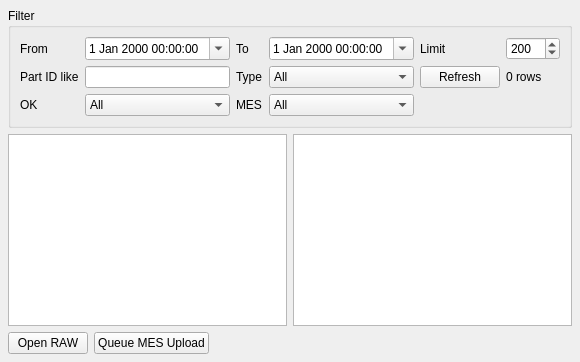
<?xml version="1.0" encoding="UTF-8"?>
<ui version="4.0">
 <class>DataWidget</class>
 <widget class="QWidget" name="DataWidget">
  <property name="windowTitle">
   <string>Data</string>
  </property>
  <layout class="QVBoxLayout" name="verticalLayout">
   <property name="leftMargin">
    <number>8</number>
   </property>
   <property name="topMargin">
    <number>8</number>
   </property>
   <property name="rightMargin">
    <number>8</number>
   </property>
   <property name="bottomMargin">
    <number>8</number>
   </property>
   <item>
    <widget class="QGroupBox" name="groupFilter">
     <property name="title">
      <string>Filter</string>
     </property>
     <layout class="QGridLayout" name="gridLayout">
      <item row="0" column="0">
       <widget class="QLabel" name="labelFrom">
        <property name="text">
         <string>From</string>
        </property>
       </widget>
      </item>
      <item row="0" column="1">
       <widget class="QDateTimeEdit" name="dateFrom">
        <property name="calendarPopup">
         <bool>true</bool>
        </property>
       </widget>
      </item>
      <item row="0" column="2">
       <widget class="QLabel" name="labelTo">
        <property name="text">
         <string>To</string>
        </property>
       </widget>
      </item>
      <item row="0" column="3">
       <widget class="QDateTimeEdit" name="dateTo">
        <property name="calendarPopup">
         <bool>true</bool>
        </property>
       </widget>
      </item>
      <item row="1" column="0">
       <widget class="QLabel" name="labelPartId">
        <property name="text">
         <string>Part ID like</string>
        </property>
       </widget>
      </item>
      <item row="1" column="1">
       <widget class="QLineEdit" name="editPartId"/>
      </item>
      <item row="1" column="2">
       <widget class="QLabel" name="labelType">
        <property name="text">
         <string>Type</string>
        </property>
       </widget>
      </item>
      <item row="1" column="3">
       <widget class="QComboBox" name="comboType">
        <item>
         <property name="text"><string>All</string></property>
         <property name="userData"><string/></property>
        </item>
        <item>
         <property name="text"><string>A</string></property>
         <property name="userData"><string>A</string></property>
        </item>
        <item>
         <property name="text"><string>B</string></property>
         <property name="userData"><string>B</string></property>
        </item>
       </widget>
      </item>
      <item row="2" column="0">
       <widget class="QLabel" name="labelOk">
        <property name="text">
         <string>OK</string>
        </property>
       </widget>
      </item>
      <item row="2" column="1">
       <widget class="QComboBox" name="comboOk">
        <item>
         <property name="text"><string>All</string></property>
         <property name="userData"><number>-1</number></property>
        </item>
        <item>
         <property name="text"><string>OK only</string></property>
         <property name="userData"><number>1</number></property>
        </item>
        <item>
         <property name="text"><string>NG only</string></property>
         <property name="userData"><number>0</number></property>
        </item>
       </widget>
      </item>
      <item row="2" column="2">
       <widget class="QLabel" name="labelMes">
        <property name="text">
         <string>MES</string>
        </property>
       </widget>
      </item>
      <item row="2" column="3">
       <widget class="QComboBox" name="comboMes">
        <item>
         <property name="text"><string>All</string></property>
         <property name="userData"><string/></property>
        </item>
        <item>
         <property name="text"><string>NOT_QUEUED</string></property>
         <property name="userData"><string>NOT_QUEUED</string></property>
        </item>
        <item>
         <property name="text"><string>PENDING</string></property>
         <property name="userData"><string>PENDING</string></property>
        </item>
        <item>
         <property name="text"><string>SENDING</string></property>
         <property name="userData"><string>SENDING</string></property>
        </item>
        <item>
         <property name="text"><string>SENT</string></property>
         <property name="userData"><string>SENT</string></property>
        </item>
        <item>
         <property name="text"><string>FAILED</string></property>
         <property name="userData"><string>FAILED</string></property>
        </item>
       </widget>
      </item>
      <item row="0" column="4">
       <widget class="QLabel" name="labelLimit">
        <property name="text">
         <string>Limit</string>
        </property>
       </widget>
      </item>
      <item row="0" column="5">
       <widget class="QSpinBox" name="spinLimit">
        <property name="minimum"><number>1</number></property>
        <property name="maximum"><number>5000</number></property>
        <property name="value"><number>200</number></property>
       </widget>
      </item>
      <item row="1" column="4">
       <widget class="QPushButton" name="btnRefresh">
        <property name="text"><string>Refresh</string></property>
       </widget>
      </item>
      <item row="1" column="5">
       <widget class="QLabel" name="lblCount">
        <property name="text"><string>0 rows</string></property>
       </widget>
      </item>
     </layout>
    </widget>
   </item>
   <item>
    <layout class="QHBoxLayout" name="mainLayout">
     <item>
      <widget class="QTableView" name="tableView"/>
     </item>
     <item>
      <widget class="QPlainTextEdit" name="textDetail">
       <property name="minimumWidth"><number>260</number></property>
       <property name="readOnly"><bool>true</bool></property>
      </widget>
     </item>
    </layout>
   </item>
   <item>
    <layout class="QHBoxLayout" name="bottomLayout">
     <item>
      <widget class="QPushButton" name="btnOpenRaw">
       <property name="text"><string>Open RAW</string></property>
      </widget>
     </item>
     <item>
      <widget class="QPushButton" name="btnQueueMes">
       <property name="text"><string>Queue MES Upload</string></property>
      </widget>
     </item>
     <item>
      <spacer name="horizontalSpacer">
       <property name="orientation"><enum>Qt::Horizontal</enum></property>
       <property name="sizeHint" stdset="0">
        <size><width>40</width><height>20</height></size>
       </property>
      </spacer>
     </item>
    </layout>
   </item>
  </layout>
 </widget>
 <resources/>
 <connections/>
</ui>
